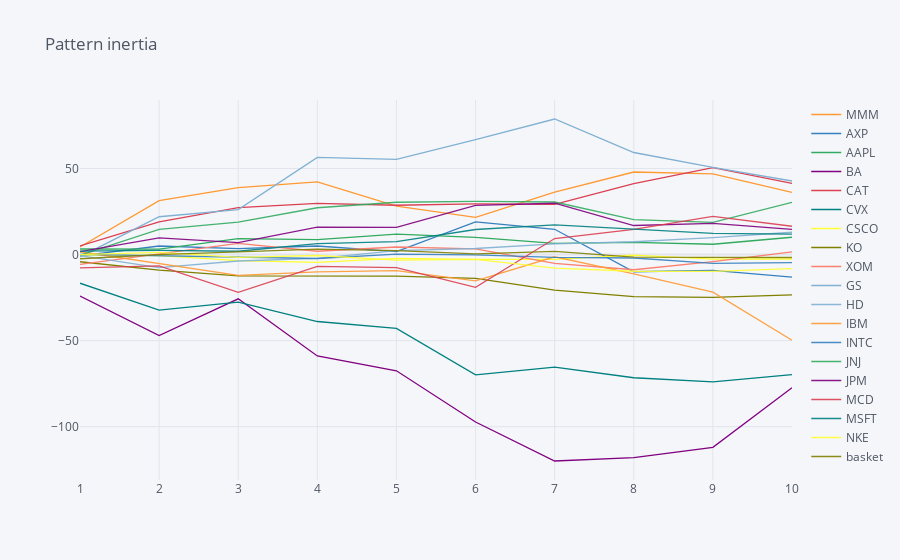

Notebook code cell kept with this figure:
### Code cell
basket_results.iplot(title = "Pattern inertia")

### Figure 1 — Plotly figure (JSON) as saved in the notebook; plotly's stock layout.template omitted (floating-point values rounded to 4 significant figures)
{"data": [{"line": {"color": "rgba(255, 153, 51, 1.0)", "dash": "solid", "shape": "linear", "width": 1.3}, "mode": "lines", "name": "MMM", "text": "", "type": "scatter", "x": [1, 2, 3, 4, 5, 6, 7, 8, 9, 10], "y": [4.4, 31.32, 38.86, 42.25, 28.08, 21.57, 36.25, 47.97, 46.9, 36.14]}, {"line": {"color": "rgba(55, 128, 191, 1.0)", "dash": "solid", "shape": "linear", "width": 1.3}, "mode": "lines", "name": "AXP", "text": "", "type": "scatter", "x": [1, 2, 3, 4, 5, 6, 7, 8, 9, 10], "y": [-0.82, 4.97, 3.48, 4.96, 1.71, 18.94, 14.69, -9.99, -9.2, -13.15]}, {"line": {"color": "rgba(50, 171, 96, 1.0)", "dash": "solid", "shape": "linear", "width": 1.3}, "mode": "lines", "name": "AAPL", "text": "", "type": "scatter", "x": [1, 2, 3, 4, 5, 6, 7, 8, 9, 10], "y": [3.22, 3.14, 9.25, 8.71, 11.83, 9.98, 6.51, 7.08, 5.98, 10.06]}, {"line": {"color": "rgba(128, 0, 128, 1.0)", "dash": "solid", "shape": "linear", "width": 1.3}, "mode": "lines", "name": "BA", "text": "", "type": "scatter", "x": [1, 2, 3, 4, 5, 6, 7, 8, 9, 10], "y": [-24.13, -47.01, -25.71, -58.94, -67.51, -97.27, -119.9, -117.9, -112.0, -77.38]}, {"line": {"color": "rgba(219, 64, 82, 1.0)", "dash": "solid", "shape": "linear", "width": 1.3}, "mode": "lines", "name": "CAT", "text": "", "type": "scatter", "x": [1, 2, 3, 4, 5, 6, 7, 8, 9, 10], "y": [5.02, 19.01, 27.26, 29.75, 28.66, 29.43, 29.21, 41.23, 50.52, 41.33]}, {"line": {"color": "rgba(0, 128, 128, 1.0)", "dash": "solid", "shape": "linear", "width": 1.3}, "mode": "lines", "name": "CVX", "text": "", "type": "scatter", "x": [1, 2, 3, 4, 5, 6, 7, 8, 9, 10], "y": [-16.65, -32.28, -27.63, -38.9, -42.94, -69.92, -65.36, -71.56, -74.01, -69.72]}, {"line": {"color": "rgba(255, 255, 51, 1.0)", "dash": "solid", "shape": "linear", "width": 1.3}, "mode": "lines", "name": "CSCO", "text": "", "type": "scatter", "x": [1, 2, 3, 4, 5, 6, 7, 8, 9, 10], "y": [-0.21, -0.66, -3.53, -4.5, -2.27, -2.83, -2.79, -0.28, -2.67, -2.59]}, {"line": {"color": "rgba(128, 128, 0, 1.0)", "dash": "solid", "shape": "linear", "width": 1.3}, "mode": "lines", "name": "KO", "text": "", "type": "scatter", "x": [1, 2, 3, 4, 5, 6, 7, 8, 9, 10], "y": [-4.17, -9.07, -12.42, -12.47, -12.55, -13.82, -20.71, -24.4, -24.93, -23.37]}, {"line": {"color": "rgba(251, 128, 114, 1.0)", "dash": "solid", "shape": "linear", "width": 1.3}, "mode": "lines", "name": "XOM", "text": "", "type": "scatter", "x": [1, 2, 3, 4, 5, 6, 7, 8, 9, 10], "y": [-5.72, 0.43, 6.45, 1.93, 4.38, 3.34, -5.15, -8.83, -4.05, 1.51]}, {"line": {"color": "rgba(128, 177, 211, 1.0)", "dash": "solid", "shape": "linear", "width": 1.3}, "mode": "lines", "name": "GS", "text": "", "type": "scatter", "x": [1, 2, 3, 4, 5, 6, 7, 8, 9, 10], "y": [-1.31, 21.96, 26.1, 56.47, 55.3, 66.75, 78.76, 59.29, 50.64, 42.74]}, {"line": {"color": "rgba(128, 177, 211, 0.8999999999999999)", "dash": "solid", "shape": "linear", "width": 1.3}, "mode": "lines", "name": "HD", "text": "", "type": "scatter", "x": [1, 2, 3, 4, 5, 6, 7, 8, 9, 10], "y": [-0.6, -7.57, -3.74, -2.16, 2.3, 3.53, 6.23, 7.44, 9.79, 12.97]}, {"line": {"color": "rgba(255, 153, 51, 0.8999999999999999)", "dash": "solid", "shape": "linear", "width": 1.3}, "mode": "lines", "name": "IBM", "text": "", "type": "scatter", "x": [1, 2, 3, 4, 5, 6, 7, 8, 9, 10], "y": [1.64, -5.36, -12.06, -10.1, -9.35, -15.25, -1.28, -11.22, -21.87, -49.76]}, {"line": {"color": "rgba(55, 128, 191, 0.8999999999999999)", "dash": "solid", "shape": "linear", "width": 1.3}, "mode": "lines", "name": "INTC", "text": "", "type": "scatter", "x": [1, 2, 3, 4, 5, 6, 7, 8, 9, 10], "y": [0.09, -0.7, -1.46, -2.3, 0.31, -0.16, -1.66, -2, -5.09, -4.72]}, {"line": {"color": "rgba(50, 171, 96, 0.8999999999999999)", "dash": "solid", "shape": "linear", "width": 1.3}, "mode": "lines", "name": "JNJ", "text": "", "type": "scatter", "x": [1, 2, 3, 4, 5, 6, 7, 8, 9, 10], "y": [-0.33, 14.67, 18.85, 27.2, 30.4, 30.85, 30.54, 20.26, 18.66, 30.29]}, {"line": {"color": "rgba(128, 0, 128, 0.8999999999999999)", "dash": "solid", "shape": "linear", "width": 1.3}, "mode": "lines", "name": "JPM", "text": "", "type": "scatter", "x": [1, 2, 3, 4, 5, 6, 7, 8, 9, 10], "y": [1.74, 9.71, 6.9, 15.9, 15.75, 28.63, 29.82, 16.87, 18.15, 14.66]}, {"line": {"color": "rgba(219, 64, 82, 0.8999999999999999)", "dash": "solid", "shape": "linear", "width": 1.3}, "mode": "lines", "name": "MCD", "text": "", "type": "scatter", "x": [1, 2, 3, 4, 5, 6, 7, 8, 9, 10], "y": [-7.77, -6.57, -21.98, -6.83, -7.62, -19.09, 9.3, 14.64, 22.15, 16.44]}, {"line": {"color": "rgba(0, 128, 128, 0.8999999999999999)", "dash": "solid", "shape": "linear", "width": 1.3}, "mode": "lines", "name": "MSFT", "text": "", "type": "scatter", "x": [1, 2, 3, 4, 5, 6, 7, 8, 9, 10], "y": [1.95, 2.39, 1.91, 6.37, 7.49, 14.56, 17.25, 14.64, 12.26, 11.93]}, {"line": {"color": "rgba(255, 255, 51, 0.8999999999999999)", "dash": "solid", "shape": "linear", "width": 1.3}, "mode": "lines", "name": "NKE", "text": "", "type": "scatter", "x": [1, 2, 3, 4, 5, 6, 7, 8, 9, 10], "y": [-0.06, 1.26, -1.69, -0.55, -3.18, -2.76, -7.92, -9.71, -9.77, -8.2]}, {"line": {"color": "rgba(128, 128, 0, 0.8999999999999999)", "dash": "solid", "shape": "linear", "width": 1.3}, "mode": "lines", "name": "basket", "text": "", "type": "scatter", "x": [1, 2, 3, 4, 5, 6, 7, 8, 9, 10], "y": [-2.428, -0.02, 1.602, 3.155, 2.266, 0.36, 1.875, -1.472, -1.586, -1.712]}], "layout": {"legend": {"bgcolor": "#F5F6F9", "font": {"color": "#4D5663"}}, "paper_bgcolor": "#F5F6F9", "plot_bgcolor": "#F5F6F9", "title": {"font": {"color": "#4D5663"}, "text": "Pattern inertia"}, "xaxis": {"gridcolor": "#E1E5ED", "showgrid": true, "tickfont": {"color": "#4D5663"}, "title": {"font": {"color": "#4D5663"}, "text": ""}, "zerolinecolor": "#E1E5ED"}, "yaxis": {"gridcolor": "#E1E5ED", "showgrid": true, "tickfont": {"color": "#4D5663"}, "title": {"font": {"color": "#4D5663"}, "text": ""}, "zerolinecolor": "#E1E5ED"}}}
